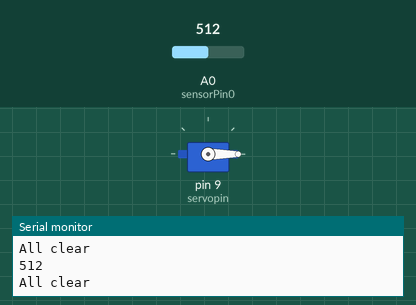
The sketch below on a simulated Arduino Uno, built with avr-gcc and run on an emulated ATmega328P. On the bench: servo, the last lines printed to the serial monitor. The inputs (shaded band) are chosen by the test bench; at power-on: A0 (sensorPin0) = 512.

Above: at 3.2 s.
3.3 s: A0 (sensorPin0) set to 312
5.0 s: A0 (sensorPin0) set to 284
At 5.4 s:
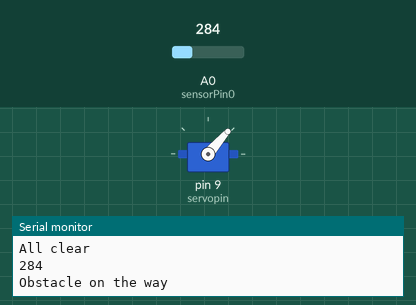
6.5 s: A0 (sensorPin0) set to 122
At 7.3 s:
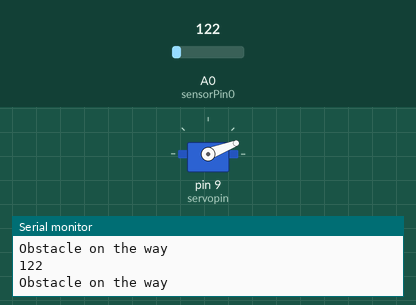
8.4 s: A0 (sensorPin0) set to 0
At 9.2 s:
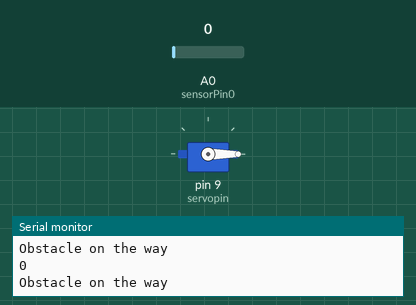
Timing chart, 0 to 11.2 s (numbered marks = the images above; inputs shaded):
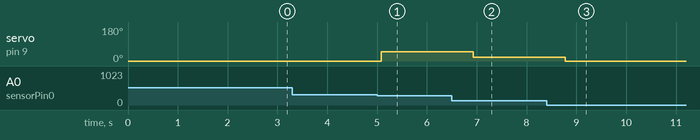

Measured:
- the behaviour switches between 300 and 299 on A0 (sensorPin0) (found by bisection; images 0 and 1)
- after the input at 5.0 s, servo on pin 9 (servopin): 0° → 49° after 0.08 s
- after the input at 6.5 s, servo on pin 9 (servopin): 49° → 21° after 0.43 s
- after the input at 8.4 s, servo on pin 9 (servopin): 21° → 0° after 0.37 s

The sketch:

irsensor.ino
```cpp
#include<Servo.h>

Servo servo;

int sensorPin0 = A0;
int out2 = 2; //r1
int out3 = 3; //g1
int i = 0;
int outputValue0 = 0;
int sensorValue0 = 0;
int servopin = 9;
int servoValue1 = 0;
int servoValue0 = 0;

void setup() {
  Serial.begin(9600);
  servo.attach(servopin);
  servo.write(0);
  delay(2000);

}

void loop() {
  sensorValue0 = analogRead(sensorPin0);
  Serial.println(sensorValue0);
  //outputValue0 = map(sensorValue0, 0, 1023, 0, 255);
  servoValue1 = map(sensorValue0, 0, 1023, 0, 179);
  servoValue0 = map(sensorValue0, 0, 1023, 0, 0);
  if(sensorValue0 < 300){
    servo.write(servoValue1);
    delay(15);
    /*for(int i=0; i<=130; i++){
      servo.write(i);
      delay(15);
      if(analogRead(sensorPin0) > 600){
        servo.write(i);
        delay(3000);
      }
    }*/
    //analogWrite(out2, 255);
    //analogWrite(out3, 0);
    Serial.println("Obstacle on the way");
  }else{
    /*for(int i=180; i>=0; i--){
      servo.write(i);
      delay(15);
      /*if(analogRead(sensorPin0) > 600){
        servo.write(i);
        delay(3000);
      }
    }*/
    servo.write(servoValue0);
    delay(15);
    //analogWrite(out3, 255);
    //analogWrite(out2, 0);
    Serial.println("All clear");
  }
  delay(600);
}
```
